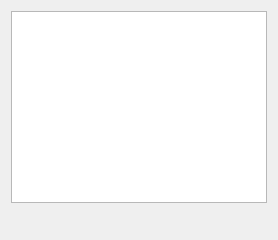
      <widget class="QWidget" name="page_3">
       <layout class="QVBoxLayout" name="verticalLayout_7">
        <item>
         <widget class="QTableView" name="tableView">
          <property name="minimumSize">
           <size>
            <width>0</width>
            <height>0</height>
           </size>
          </property>
         </widget>
        </item>
        <item>
         <layout class="QHBoxLayout" name="horizontalLayout_8">
          <property name="spacing">
           <number>22</number>
          </property>
          <property name="topMargin">
           <number>0</number>
          </property>
          <property name="rightMargin">
           <number>12</number>
          </property>
          <property name="bottomMargin">
           <number>0</number>
          </property>
          <item>
           <widget class="QLabel" name="label_12">
            <property name="sizePolicy">
             <sizepolicy hsizetype="Preferred" vsizetype="Fixed">
              <horstretch>0</horstretch>
              <verstretch>0</verstretch>
             </sizepolicy>
            </property>
            <property name="maximumSize">
             <size>
              <width>175</width>
              <height>70</height>
             </size>
            </property>
            <property name="text">
             <string/>
            </property>
            <property name="pixmap">
             <pixmap resource="resources/logoColor.qrc">:/logo/D:/Projects/isent_colorcheck/resources/colorcheck_logo.png</pixmap>
            </property>
            <property name="scaledContents">
             <bool>true</bool>
            </property>
           </widget>
          </item>
          <item>
           <spacer name="horizontalSpacer_15">
            <property name="orientation">
             <enum>Qt::Horizontal</enum>
            </property>
            <property name="sizeType">
             <enum>QSizePolicy::Fixed</enum>
            </property>
            <property name="sizeHint" stdset="0">
             <size>
              <width>40</width>
              <height>20</height>
             </size>
            </property>
           </spacer>
          </item>
          <item>
           <widget class="QLabel" name="label_22">
            <property name="maximumSize">
             <size>
              <width>140</width>
              <height>45</height>
             </size>
            </property>
            <property name="text">
             <string/>
            </property>
            <property name="pixmap">
             <pixmap resource="resources/introLogo.qrc">:/introsys/INTROSYS_White.png</pixmap>
            </property>
            <property name="scaledContents">
             <bool>true</bool>
            </property>
           </widget>
          </item>
          <item>
           <spacer name="horizontalSpacer_6">
            <property name="orientation">
             <enum>Qt::Horizontal</enum>
            </property>
            <property name="sizeType">
             <enum>QSizePolicy::Expanding</enum>
            </property>
            <property name="sizeHint" stdset="0">
             <size>
              <width>40</width>
              <height>20</height>
             </size>
            </property>
           </spacer>
          </item>
         </layout>
        </item>
       </layout>
      </widget>
